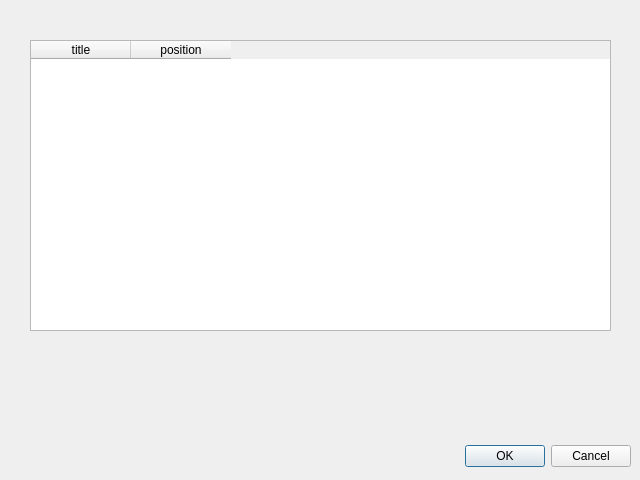
<?xml version="1.0" encoding="UTF-8"?>
<ui version="4.0">
 <class>DockWidgetDlg</class>
 <widget class="QDialog" name="DockWidgetDlg">
  <property name="geometry">
   <rect>
    <x>0</x>
    <y>0</y>
    <width>640</width>
    <height>480</height>
   </rect>
  </property>
  <property name="windowTitle">
   <string>Dialog</string>
  </property>
  <widget class="QDialogButtonBox" name="buttonBox">
   <property name="geometry">
    <rect>
     <x>10</x>
     <y>440</y>
     <width>621</width>
     <height>32</height>
    </rect>
   </property>
   <property name="orientation">
    <enum>Qt::Horizontal</enum>
   </property>
   <property name="standardButtons">
    <set>QDialogButtonBox::Cancel|QDialogButtonBox::Ok</set>
   </property>
  </widget>
  <widget class="QTableWidget" name="tableWidget">
   <property name="geometry">
    <rect>
     <x>30</x>
     <y>40</y>
     <width>581</width>
     <height>291</height>
    </rect>
   </property>
   <column>
    <property name="text">
     <string>title</string>
    </property>
   </column>
   <column>
    <property name="text">
     <string>position</string>
    </property>
   </column>
  </widget>
 </widget>
 <resources/>
 <connections>
  <connection>
   <sender>buttonBox</sender>
   <signal>accepted()</signal>
   <receiver>DockWidgetDlg</receiver>
   <slot>accept()</slot>
   <hints>
    <hint type="sourcelabel">
     <x>248</x>
     <y>254</y>
    </hint>
    <hint type="destinationlabel">
     <x>157</x>
     <y>274</y>
    </hint>
   </hints>
  </connection>
  <connection>
   <sender>buttonBox</sender>
   <signal>rejected()</signal>
   <receiver>DockWidgetDlg</receiver>
   <slot>reject()</slot>
   <hints>
    <hint type="sourcelabel">
     <x>316</x>
     <y>260</y>
    </hint>
    <hint type="destinationlabel">
     <x>286</x>
     <y>274</y>
    </hint>
   </hints>
  </connection>
 </connections>
</ui>
